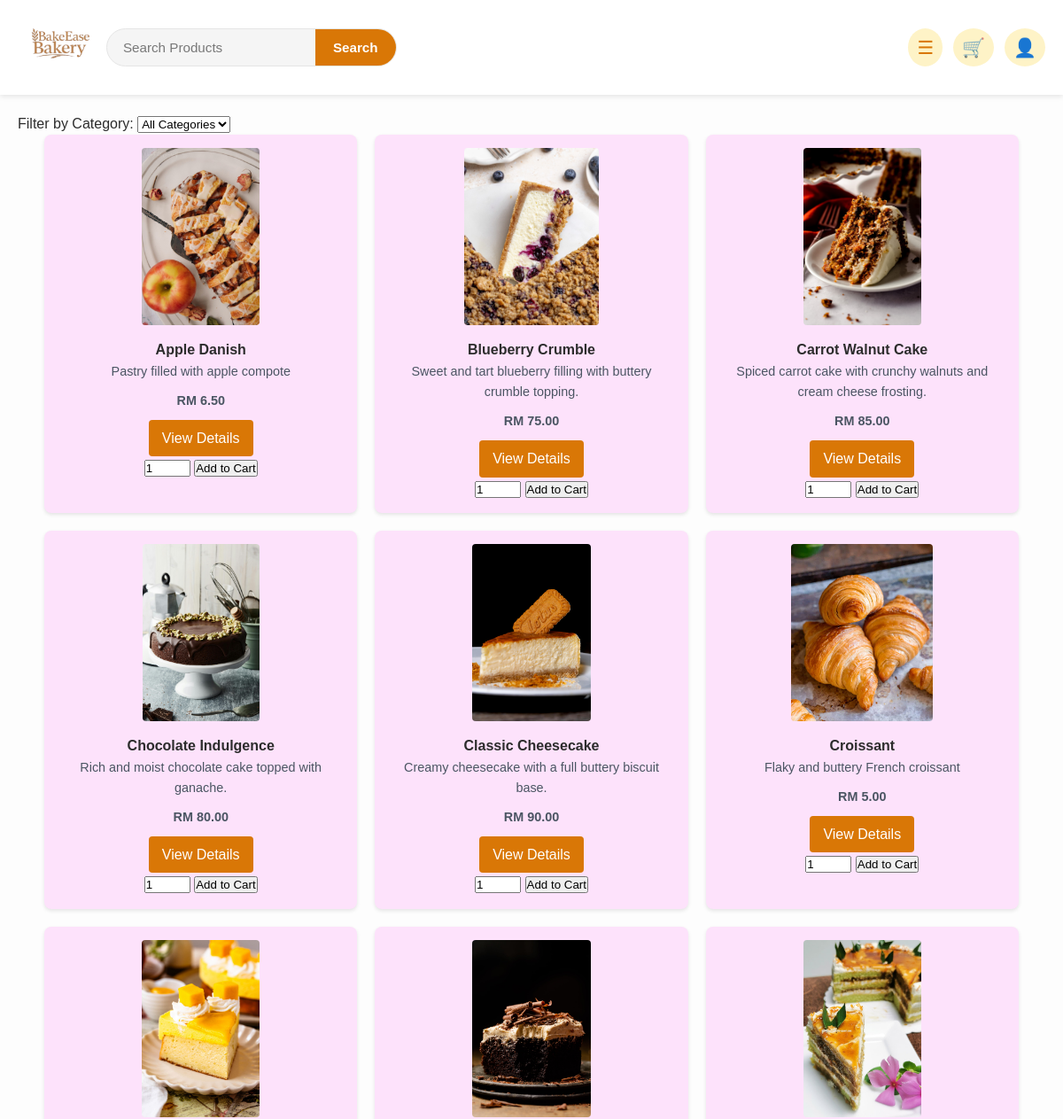
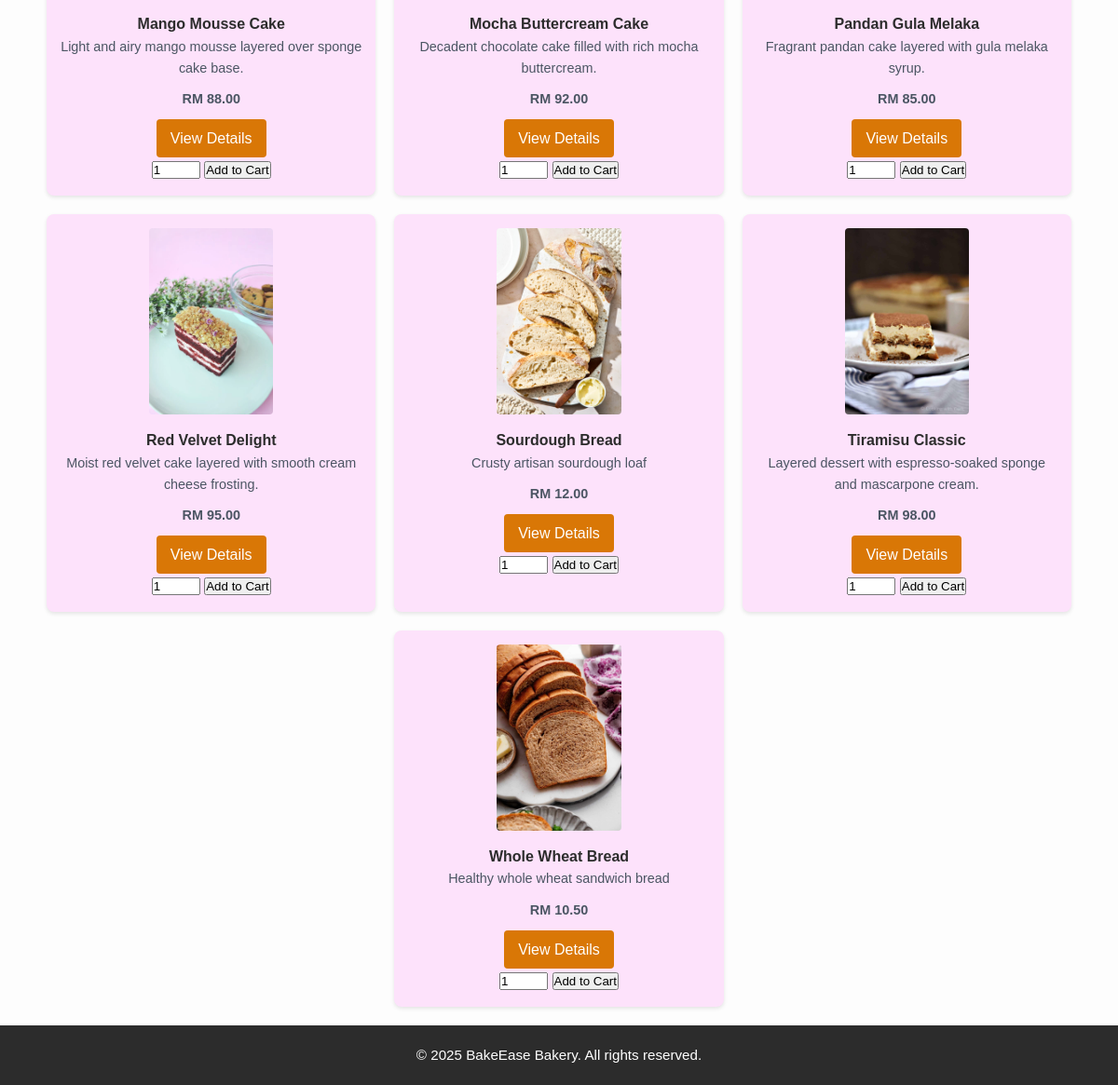
/products.php, run on the app's committed database (2 pictures, top to bottom).
### tables this page shows
CREATE TABLE `products` (
  `id` int(11) NOT NULL,
  `name` varchar(100) NOT NULL,
  `description` text DEFAULT NULL,
  `price` decimal(10,2) NOT NULL,
  `category` varchar(50) DEFAULT NULL,
  `image` varchar(255) DEFAULT NULL,
  `stock` int(11) DEFAULT 0,
  `created_at` timestamp NOT NULL DEFAULT current_timestamp(),
  `features` text DEFAULT NULL
);

### products.php (the view, shortened to what this page needs)
<?php
require_once 'db_connection.php';
$search = isset($_GET['search']) ? trim($_GET['search']) : '';
$category = isset($_GET['category']) && $_GET['category'] !== 'all' ? trim($_GET['category']) : '';
$search_query = '';
$query = "SELECT id, name, description, price, image, category FROM products $search_query ORDER BY name";
$stmt = mysqli_prepare($conn, $query);
if ($stmt) {
    mysqli_stmt_execute($stmt);
    $result = mysqli_stmt_get_result($stmt);
    $num_rows = mysqli_num_rows($result);
} else {
    error_log("Failed to prepare product query: " . mysqli_error($conn));
    $num_rows = 0;
}
?>
<!DOCTYPE html>
<html lang="en">
<head>
    <link rel="stylesheet" href="styles.css">
</head>
<body>
    <header>
        <div class="header-bar">
            <div class="logo-left">
                <a href="index.php">
                    <img src="images/logo.png" alt="BakeEase Logo" class="logo-inline" />
                </a>
                <div class="search-center">
                    <form class="search-form" action="products.php" method="get" id="productFilterForm">
                        <input type="text" name="search" placeholder="Search Products" value="<?= htmlspecialchars($search) ?>">
                        <button type="submit">Search</button>
                    </form>
                </div>
            </div>
            <div class="header-right">
                <div class="nav-dropdown">
                    <span class="nav-toggle" id="navToggle" title="Navigation Menu">☰</span>
                </div>
                <div class="cart-dropdown">
                    <span class="cart-icon" id="cartToggle">🛒</span>
                </div>
                <div class="profile-dropdown">
                    <span class="profile-icon" id="profileToggle">👤</span>
                </div>
            </div>
        </div>
    </header>
    <main>
        <section class="products-section">
            <div class="products-container">
                <form action="products.php" method="get" id="categoryFilterForm">
                    <div class="category-filter">
                        <label for="category-select">Filter by Category:</label>
                        <select id="category-select" name="category">
                            <option value="all" <?= $category === '' ? 'selected' : '' ?>>All Categories</option>
                        </select>
                    </div>
                </form>
                <?php if ($num_rows === 0): ?>
                    <div class="no-products">
                        <p>No products found.</p>
                        <a href="products.php" class="clear-filters">Clear Filters</a>
                    </div>
                <?php else: ?>
                    <div class="product-grid">
                        <?php while ($row = mysqli_fetch_assoc($result)): ?>
                            <article class="product-card">
                                <img src="<?= htmlspecialchars($row['image']) ?>" alt="<?= htmlspecialchars($row['name']) ?>" />
                                <h4><?= htmlspecialchars($row['name']) ?></h4>
                                <p><?= htmlspecialchars($row['description']) ?></p>
                                <p><strong>RM <?= number_format($row['price'], 2) ?></strong></p>
                                <a href="product-detail.php?id=<?= $row['id'] ?>" class="button">View Details</a>
                                <form method="POST" action="add_to_cart.php" class="add-to-cart-form">
                                    <input type="number" name="quantity" value="1" min="1" max="99" class="quantity-input">
                                    <button type="submit" class="add-to-cart-button">Add to Cart</button>
                                </form>
                            </article>
                        <?php endwhile; ?>
                    </div>
                <?php endif; ?>
            </div>
        </section>
    </main>
    <footer>
        <p>© 2025 BakeEase Bakery. All rights reserved.</p>
    </footer>
</body>
</html>

### styles.css (style rules this page uses)
* { margin: 0; padding: 0; box-sizing: border-box; }
body { font-family: 'Lora', 'Arial', sans-serif; background: #fdfdfd; color: #2c2c2c; line-height: 1.6; overflow-x: hidden; }
a { color: #d97706; text-decoration: none; transition: color 0.3s ease, transform 0.3s ease; }
header { background: #ffffff; box-shadow: 0 2px 6px rgba(0, 0, 0, 0.1); position: sticky; top: 0; z-index: 1000; }
.header-bar { max-width: 1320px; margin: 0 auto; display: flex; align-items: center; justify-content: space-between; padding: 12px 20px; }
.logo-left { display: flex; align-items: center; }
.logo-inline { height: 75px; transition: transform 0.3s ease; }
.search-center { flex: 1; display: flex; justify-content: center; }
.search-form { display: flex; align-items: center; background: #f5f5f5; border-radius: 30px; width: 100%; max-width: 380px; border: 1px solid #e5e5e5; transition: border-color 0.3s ease, box-shadow 0.3s ease; }
.search-form input[type="text"] { border: none; background: transparent; padding: 12px 18px; width: 100%; font-size: 0.95rem; outline: none; color: #2c2c2c; }
.search-form input[type="text"]::placeholder { color: #787878; }
.search-form button { background: #d97706; color: #ffffff; border: none; padding: 12px 20px; border-radius: 0 30px 30px 0; cursor: pointer; font-size: 0.95rem; font-weight: 600; transition: background 0.3s ease; }
.header-right { display: flex; gap: 12px; align-items: center; }
.nav-dropdown, .cart-dropdown, .profile-dropdown { position: relative; }
.nav-toggle, .cart-icon, .profile-icon { font-size: 1.3rem; padding: 10px; background: #fef3c7; color: #d97706; border-radius: 50%; cursor: pointer; transition: background 0.3s ease, transform 0.3s ease; }
main { max-width: 1320px; margin: 0 auto; padding: 20px; }
.product-grid { display: flex; flex-wrap: wrap; gap: 20px; justify-content: center; padding: 0 20px; }
.product-card { flex: 1 1 calc(33.33% - 20px); max-width: calc(33.33% - 20px); box-sizing: border-box; background: #fde2fb; border-radius: 8px; box-shadow: 0 2px 4px rgba(0, 0, 0, 0.1); text-align: center; padding: 15px; transition: transform 0.3s ease; }
.product-card img { max-width: 100%; max-height: 200px; display: block; margin: 0 auto 15px; border-radius: 4px; object-fit: cover; }
.product-card p { font-size: 0.9rem; color: #4b5563; margin-bottom: 10px; }
.product-card a { display: inline-block; padding: 8px 15px; background: #d97706; color: #ffffff; border-radius: 4px; text-decoration: none; transition: background 0.3s ease; }
footer { background: #2c2c2c; color: #ffffff; text-align: center; padding: 20px 0; width: 100%; position: relative; bottom: 0; }
footer p { font-size: 0.95rem; }

### data on the page
products: image (picture), name "Apple Danish", description "Pastry filled with apple compote", price "6.50"
products: image (picture), name "Blueberry Crumble", description "Sweet and tart blueberry filling with buttery crumble topping.", price "75.00"
products: image (picture), name "Carrot Walnut Cake", description "Spiced carrot cake with crunchy walnuts and cream cheese frosting.", price "85.00"
products: image (picture), name "Chocolate Indulgence", description "Rich and moist chocolate cake topped with ganache.", price "80.00"
products: image (picture), name "Classic Cheesecake", description "Creamy cheesecake with a full buttery biscuit base.", price "90.00"
products: image (picture), name "Croissant", description "Flaky and buttery French croissant", price "5.00"
products: image (picture), name "Mango Mousse Cake", description "Light and airy mango mousse layered over sponge cake base.", price "88.00"
products: image (picture), name "Mocha Buttercream Cake", description "Decadent chocolate cake filled with rich mocha buttercream.", price "92.00"
products: image (picture), name "Pandan Gula Melaka", description "Fragrant pandan cake layered with gula melaka syrup.", price "85.00"
products: image (picture), name "Red Velvet Delight", description "Moist red velvet cake layered with smooth cream cheese frosting.", price "95.00"
products: image (picture), name "Sourdough Bread", description "Crusty artisan sourdough loaf", price "12.00"
products: image (picture), name "Tiramisu Classic", description "Layered dessert with espresso-soaked sponge and mascarpone cream.", price "98.00"
products: image (picture), name "Whole Wheat Bread", description "Healthy whole wheat sandwich bread", price "10.50"
